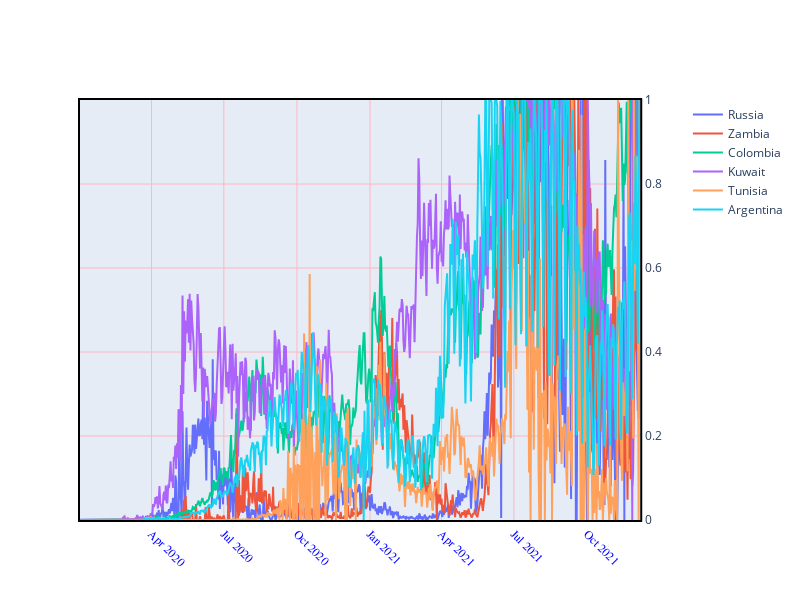

This figure's notebook cell:
### Code cell
#'это второй грфик'
trace3 = go.Scatter(
        x=dfc.index,
        y=dfcsr['Afghanistan'],
        name='Russia',
        yaxis='y2'
    )
trace4 = go.Scatter(
        x=dfc.index,
        y=dfcsr[cd.iloc[0].name],
        name=cd.iloc[0].name,
        yaxis='y2'
    )
trace5 = go.Scatter(
        x=dfc.index,
        y=dfcsr[cd.iloc[1].name],
        name=cd.iloc[1].name,
        yaxis='y2'
    )
trace6 = go.Scatter(
        x=dfc.index,
        y=dfcsr[cd.iloc[2].name],
        name=cd.iloc[2].name,
        yaxis='y2'
    )
trace7 = go.Scatter(
        x=dfc.index,
        y=dfcsr[cd.iloc[3].name],
        name=cd.iloc[3].name,
        yaxis='y2'
    )
trace8 = go.Scatter(
        x=dfc.index,
        y=dfcsr[cd.iloc[4].name],
        name=cd.iloc[4].name,
        yaxis='y2'
    )
fig3 = make_subplots(specs=[[{"secondary_y": True}]])
fig3.add_trace(trace3)
fig3.add_trace(trace4)
fig3.add_trace(trace5)
fig3.add_trace(trace6)
fig3.add_trace(trace7)
fig3.add_trace(trace8)
fig3['layout'].update(height=600, width=800, xaxis=dict(
        tickangle=45
    ))
fig3.update_yaxes(range=[0, 1])
fig3.update_xaxes(showline=True, linewidth=2, linecolor='black', mirror=True, gridcolor='LightPink')
fig3.update_xaxes(tickangle=45, tickfont=dict(family='Rockwell', color='blue', size=12))
fig3.update_yaxes(showline=True, linewidth=2, linecolor='black', mirror=True, gridcolor='LightPink')
fig3.show()

### Figure 1 — Plotly figure (JSON) as saved in the notebook; plotly's stock layout.template omitted (floating-point values rounded to 4 significant figures; data arrays with more than 128 entries replaced by an {"elided": "..."} marker saying what was removed)
{"data": [{"name": "Russia", "type": "scatter", "x": {"elided": "706 str values"}, "y": {"elided": "706 float values"}, "yaxis": "y2"}, {"name": "Zambia", "type": "scatter", "x": {"elided": "706 str values"}, "y": {"elided": "706 float values"}, "yaxis": "y2"}, {"name": "Colombia", "type": "scatter", "x": {"elided": "706 str values"}, "y": {"elided": "706 float values"}, "yaxis": "y2"}, {"name": "Kuwait", "type": "scatter", "x": {"elided": "706 str values"}, "y": {"elided": "706 float values"}, "yaxis": "y2"}, {"name": "Tunisia", "type": "scatter", "x": {"elided": "706 str values"}, "y": {"elided": "706 float values"}, "yaxis": "y2"}, {"name": "Argentina", "type": "scatter", "x": {"elided": "706 str values"}, "y": {"elided": "706 float values"}, "yaxis": "y2"}], "layout": {"height": 600, "width": 800, "xaxis": {"anchor": "y", "domain": [0, 0.94], "gridcolor": "LightPink", "linecolor": "black", "linewidth": 2, "mirror": true, "showline": true, "tickangle": 45, "tickfont": {"color": "blue", "family": "Rockwell", "size": 12}}, "yaxis": {"anchor": "x", "domain": [0, 1], "gridcolor": "LightPink", "linecolor": "black", "linewidth": 2, "mirror": true, "range": [0, 1], "showline": true}, "yaxis2": {"anchor": "x", "gridcolor": "LightPink", "linecolor": "black", "linewidth": 2, "mirror": true, "overlaying": "y", "range": [0, 1], "showline": true, "side": "right"}}}
